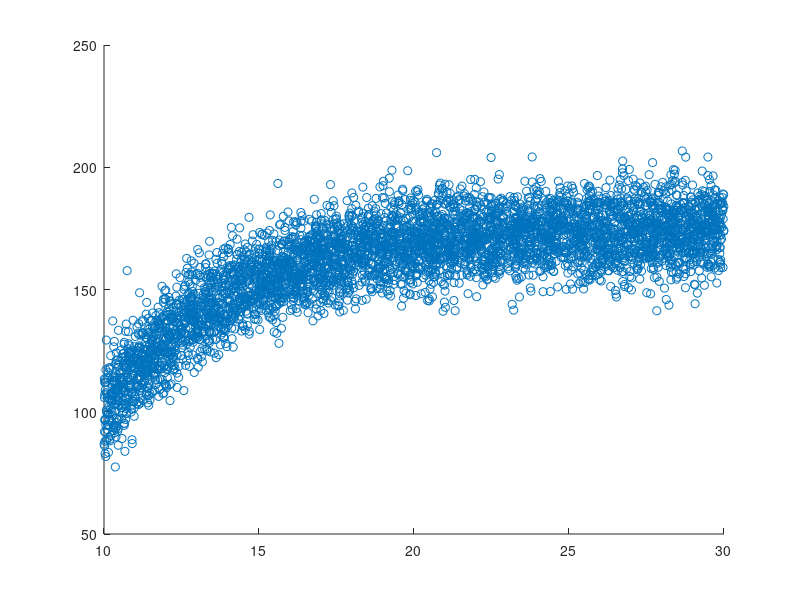

Reproduce this figure in MATLAB.
clear; close all;

%Signal specification
age_limit = [10 30];
N = 5000;
gaussian_var = 10; 

% Generation
p_age = unifrnd(age_limit(1), age_limit(2), 1, N);
height_mean = 100 + 75*( 1 - exp(-(p_age-age_limit(1))/(0.2*(age_limit(2)-age_limit(1)))) );
p_height = normrnd(height_mean, gaussian_var, size(p_age));



% Plot original signal
figure;
scatter(p_age, p_height);



